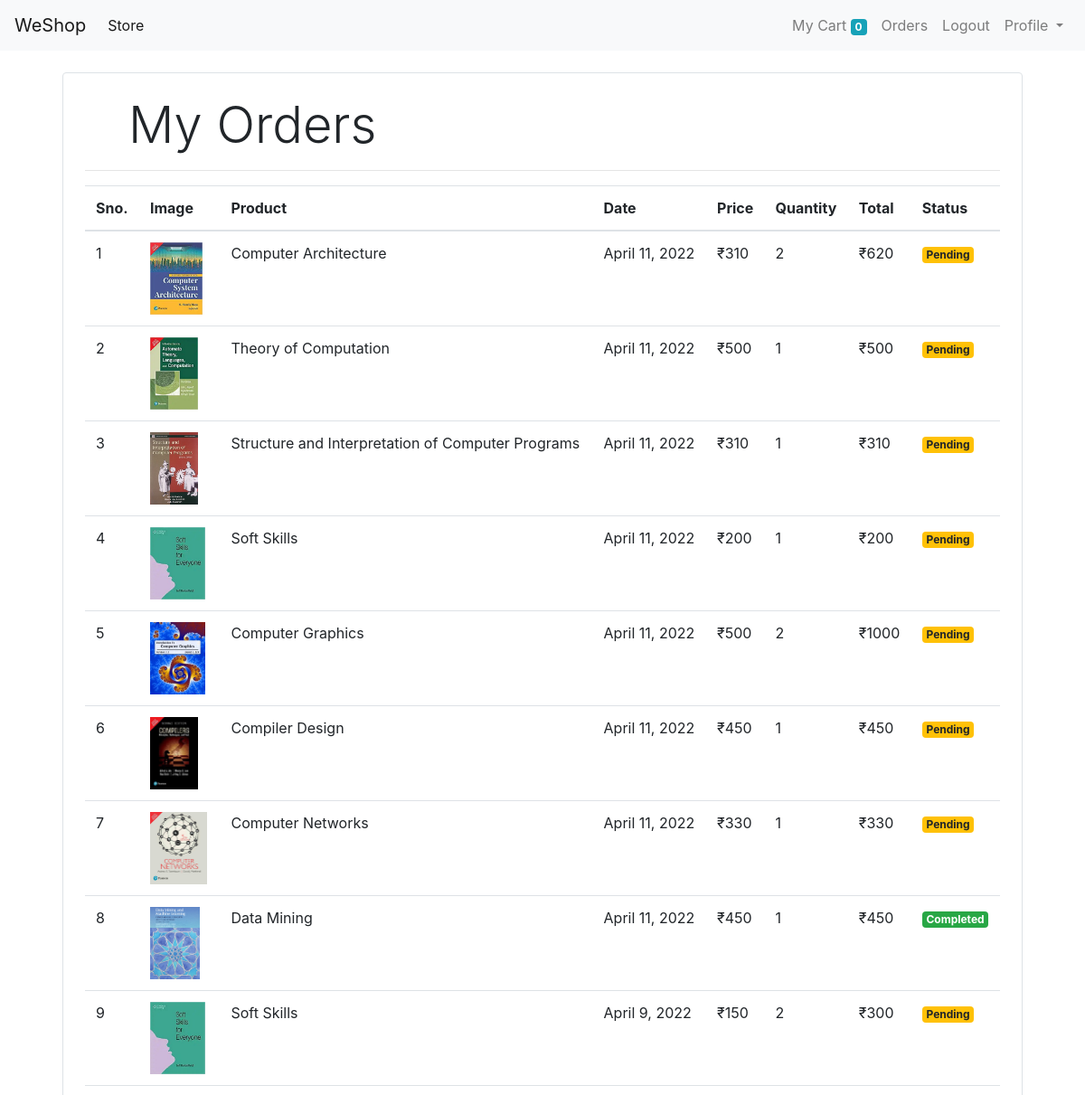
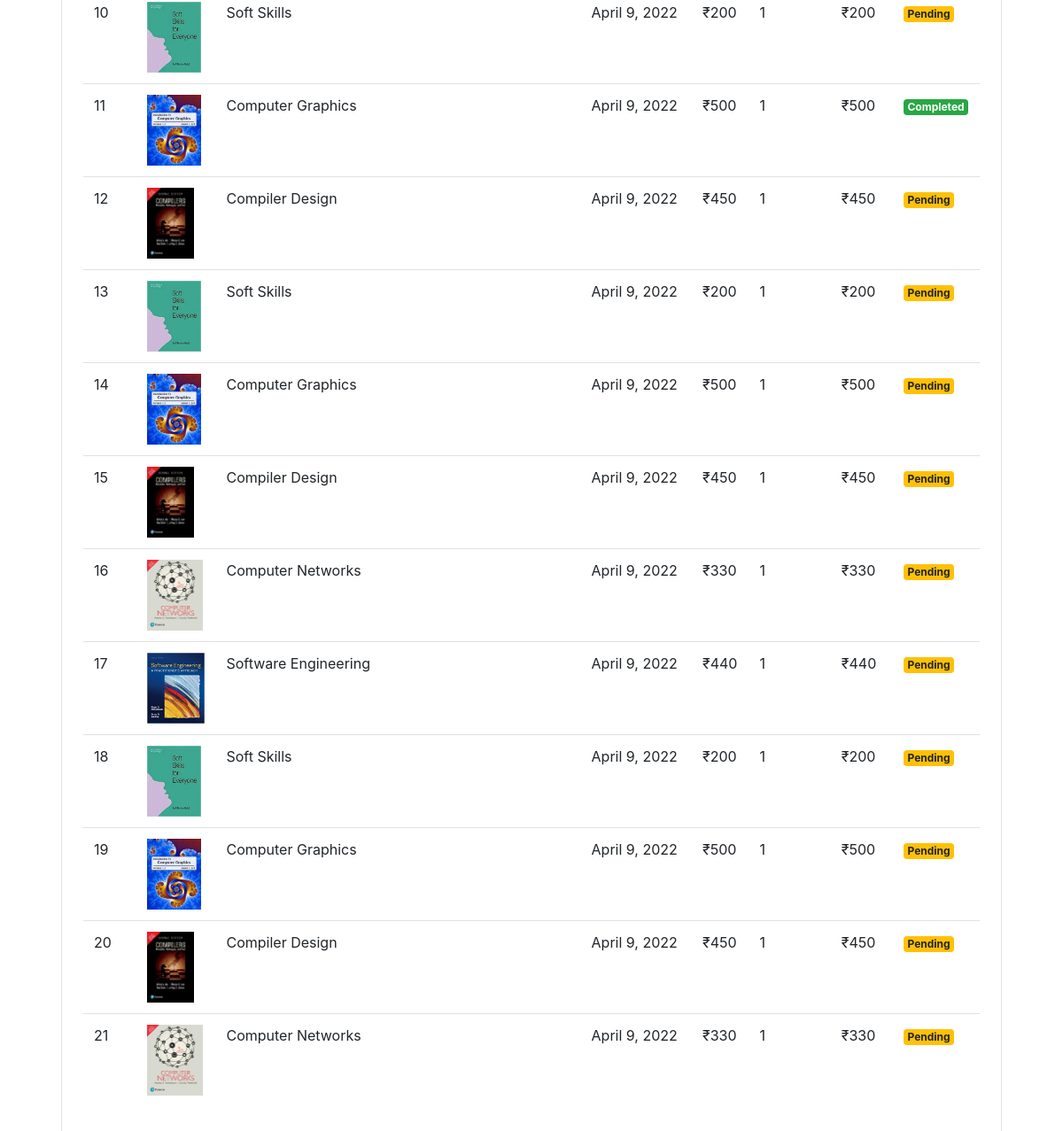
Page /orders (signed in) on the committed database (2 pictures, top to bottom).
### store/models/orders.py (models this page shows, shortened)
class Order(models.Model):
    product = models.ForeignKey(Product,on_delete=models.CASCADE)
    customer=models.ForeignKey(Customer,on_delete=models.CASCADE)
    quantity=models.IntegerField(default=1)
    price=models.IntegerField()
    address=models.CharField(max_length=50,default='',blank=True)
    phone=models.CharField(max_length=50,default='',blank=True)
    date=models.DateField(default=datetime.datetime.today)
    status=models.BooleanField(default=False)
    @staticmethod
    def get_orders_by_customer(customer_id):
        return Order \
            .objects \
            .filter(customer=customer_id)\
            .order_by('-date')

### store/models/product.py (models this page shows, shortened)
class Product(models.Model):
    name=models.CharField(max_length=50)
    price=models.IntegerField(default=0)
    category=models.ForeignKey(Category,on_delete=models.CASCADE,default=1)
    description=models.CharField(max_length=200,default='')
    image=models.ImageField(upload_to='upload/products/')

### store/views/orders.py (the view)
# urls.py: path('orders', OrderView.as_view(), name='orders'),
class OrderView(View):
    def get(self, request):
        customer = request.session.get('customer')
        orders = Order.get_orders_by_customer(customer)
        print(orders)
        return render(request, 'orders.html', {'orders': orders})

### store/templatetags/custom_filter.py (called while the page is built)
@register.filter(name='currency')
def currency(number):
    return "₹" + str(number)

@register.filter(name='multiply')
def multiply(number, number1):
    return number * number1

### store/templates/orders.html
{% extends 'base.html' %}
{% block content %}
{% load cart %}
{% load custom_filter %}
<div class="container">
    <div class="border rounded p-4 m-4">
       <p class="display-4 pl-4 ml-4">My Orders</p>
       <hr>
       <table class="table">
           <thead>
               <tr>
                   <th>Sno.</th>
                   <th>Image</th>
                   <th>Product</th>
                   <th>Date</th>
                   <th>Price</th>
                   <th>Quantity</th>
                   <th>Total</th>
                   <th>Status</th>
               </tr>
           </thead>
           <tbody>
               {% for order in orders %}
               <tr>
                   <td>{{forloop.counter}}</td>
                   <td> <img style="height:80px;"class="" src="{{order.product.image.url}}" alt=""></td>
                   <td>{{order.product.name}}</td>
                   <td>{{order.date}}</td>
                   <td>{{order.price|currency}}</td>
                   <td>{{order.quantity}}</td>
                   <td>{{order.quantity|multiply:order.price|currency}}</td>
                   {% if order.status %}
                   <td><small class="badge badge-success">Completed</small></td>
                   {% else %}
                   <td><small class="badge badge-warning">Pending</small></td>
                   {% endif %}
               </tr>
               {% endfor %}
           </tbody>
       </table>
    </div>
</div>
{% endblock %}

### rows in the picture
Order: product.image (picture), product.name "Computer Architecture", date "April 11, 2022", price "₹310", quantity "2", quantity|multiply "₹620", status "Pending"
Order: product.image (picture), product.name "Theory of Computation", date "April 11, 2022", price "₹500", quantity "1", quantity|multiply "₹500", status "Pending"
Order: product.image (picture), product.name "Structure and Interpretation of Computer Programs", date "April 11, 2022", price "₹310", quantity "1", quantity|multiply "₹310", status "Pending"
Order: product.image (picture), product.name "Soft Skills", date "April 11, 2022", price "₹200", quantity "1", quantity|multiply "₹200", status "Pending"
Order: product.image (picture), product.name "Computer Graphics", date "April 11, 2022", price "₹500", quantity "2", quantity|multiply "₹1000", status "Pending"
Order: product.image (picture), product.name "Compiler Design", date "April 11, 2022", price "₹450", quantity "1", quantity|multiply "₹450", status "Pending"
Order: product.image (picture), product.name "Computer Networks", date "April 11, 2022", price "₹330", quantity "1", quantity|multiply "₹330", status "Pending"
Order: product.image (picture), product.name "Data Mining", date "April 11, 2022", price "₹450", quantity "1", quantity|multiply "₹450", status "Completed"
Order: product.image (picture), product.name "Soft Skills", date "April 9, 2022", price "₹150", quantity "2", quantity|multiply "₹300", status "Pending"
Order: product.image (picture), product.name "Soft Skills", date "April 9, 2022", price "₹200", quantity "1", quantity|multiply "₹200", status "Pending"
Order: product.image (picture), product.name "Computer Graphics", date "April 9, 2022", price "₹500", quantity "1", quantity|multiply "₹500", status "Completed"
Order: product.image (picture), product.name "Compiler Design", date "April 9, 2022", price "₹450", quantity "1", quantity|multiply "₹450", status "Pending"
Order: product.image (picture), product.name "Soft Skills", date "April 9, 2022", price "₹200", quantity "1", quantity|multiply "₹200", status "Pending"
Order: product.image (picture), product.name "Computer Graphics", date "April 9, 2022", price "₹500", quantity "1", quantity|multiply "₹500", status "Pending"
Order: product.image (picture), product.name "Compiler Design", date "April 9, 2022", price "₹450", quantity "1", quantity|multiply "₹450", status "Pending"
Order: product.image (picture), product.name "Computer Networks", date "April 9, 2022", price "₹330", quantity "1", quantity|multiply "₹330", status "Pending"
Order: product.image (picture), product.name "Software Engineering", date "April 9, 2022", price "₹440", quantity "1", quantity|multiply "₹440", status "Pending"
Order: product.image (picture), product.name "Soft Skills", date "April 9, 2022", price "₹200", quantity "1", quantity|multiply "₹200", status "Pending"
Order: product.image (picture), product.name "Computer Graphics", date "April 9, 2022", price "₹500", quantity "1", quantity|multiply "₹500", status "Pending"
Order: product.image (picture), product.name "Compiler Design", date "April 9, 2022", price "₹450", quantity "1", quantity|multiply "₹450", status "Pending"
Order: product.image (picture), product.name "Computer Networks", date "April 9, 2022", price "₹330", quantity "1", quantity|multiply "₹330", status "Pending"

### other values in the picture
{{ request.session.cart.keys|length }} "0"
